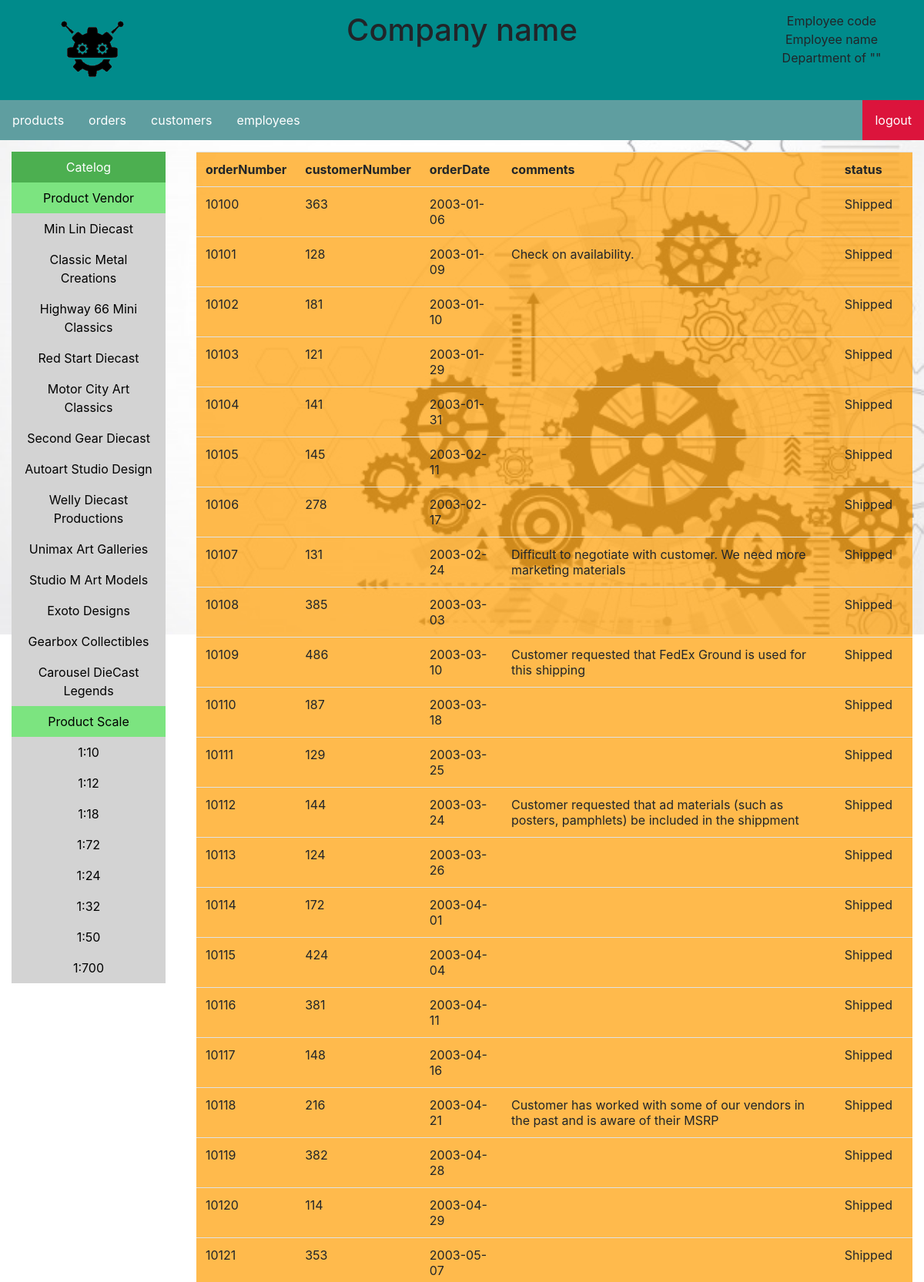
The page /1.php?category=orders (upper part) on the database its author committed.
### tables this page shows
CREATE TABLE `orders` (
  `orderNumber` int(11) NOT NULL,
  `orderDate` date NOT NULL,
  `requiredDate` date NOT NULL,
  `shippedDate` date DEFAULT NULL,
  `status` varchar(15) NOT NULL,
  `comments` text DEFAULT NULL,
  `customerNumber` int(11) NOT NULL
);

### display_table_rule.php (called while the page is built)
<?php
    function get_colum_display(string $table_name)
    {
        if($table_name=="products")
		{
			return "productCode,productName,buyPrice,quantityInStock,productVendor";
		}
		else if($table_name=="customers")
		{
			return "customerNumber,customerName,phone,salesRepEmployeeNumber,creditLimit";
		}
		else if($table_name=="orders")
		{
			return "orderNumber,customerNumber,orderDate,comments,status";
		}
		else if($table_name=="employees")
		{
			return "employeeNumber,firstName,lastName,officeCode,jobTitle";
		}
		return Null;
    }
?>

### 1.php (the view, shortened to what this page needs)
<?php
include "display_table_rule.php";
include "mysql_control.php";
$category = $_GET['category'];
$tablename = $category;
$display_colum = get_colum_display($tablename);
?>
<html>
    <head>
        <link rel="stylesheet" href="https://stackpath.bootstrapcdn.com/bootstrap/4.3.1/css/bootstrap.min.css">
        <link rel="stylesheet" type="text/css" href="css/main.css">
    </head>
    <body class="bg-image">
        <div class="row" style="margin:0px">
            <div class="column-left"><img src="image\logo.png" class="login-logo-image"></div>
            <div class="column-center"><h1>Company name</h1></div>
            <div class="column-right">
                Employee code<br>
                Employee name<br>
                Department of ""
            </div>
        </div>
        <ul class="ul-menu-bar">
            <li class="li-menu-bar"><a href="1.php?category=products">products</a></li>
            <li class="li-menu-bar"><a href="1.php?category=orders">orders</a></li>
            <li class="li-menu-bar"><a href="1.php?category=customers">customers</a></li>
            <li class="li-menu-bar"><a href="1.php?category=employees">employees</a></li>
            <li class="li-menu-bar" style="float:right"><a class="active" href="#about">logout</a></li>
        </ul>
		<div class="row" style="margin:0px">
			<div class="column-left-body">
				<ul class="ul-menu-list">
					<li class="li-menu-list"><a class="main-catelog" href="#home">Catelog</a></li>
					<li class="li-menu-list"><a class="sub-catelog" href="#news">Product Vendor</a></li>
					<?php
						$result = mysqli_query($con,"SELECT DISTINCT productVendor FROM `products`");
						while($data = mysqli_fetch_row($result))
						{
							echo "<li class='li-menu-list'><a href='1.php?category=products&productvendor=$data[0]'>$data[0]</a></li>";
						}
					?>
					<li class="li-menu-list"><a class="sub-catelog" href="#news">Product Scale</a></li>
					<?php
						$result = mysqli_query($con,"SELECT DISTINCT productScale FROM `products`");
						while($data = mysqli_fetch_row($result))
						{
							echo "<li class='li-menu-list'><a href='1.php?category=products&productscale=$data[0]'>$data[0]</a></li>";
						}
					?>
				</ul>
			</div>
			<div class="column-center-body">
				<table class="table table-hover" style="background-image: url('image/bg_table.png')">
            <tr>
                <?php
					$query = "SELECT $display_colum FROM $tablename WHERE";
					if(!empty($_GET['productvendor']))
					{
						$product_vendor = $_GET['productvendor'];
						$query .= " productVendor = '$product_vendor' ";
					}
					else if(!empty($_GET['productscale']))
					{
						$product_scale = $_GET['productscale'];
						$query .= " productScale = '$product_scale' ";
					}
					else
					{
						$query = substr($query,0,strlen($query)-5);
					}
					$result = mysqli_query($con,$query);
					while($field = mysqli_fetch_field($result))
                    {
							echo "<th>";
							echo $field->name;
							echo "</th>";
                    }
                ?>
            </tr>
				<?php
					$fieldcount=mysqli_num_fields($result);
					while($data = mysqli_fetch_row($result))
					{
						if($tablename=="products")
						{
							echo "<tr onclick=\"window.location='2.php?productCode=$data[0]'\">";
						}
						else if($tablename=="employees")
						{
							echo "<tr onclick=\"window.location='3.php?employeenumber=$data[0]'\">";
						}
						else
						{
							echo "<tr>";
						}
						for($i = 0;$i < $fieldcount;$i++)
						{
							echo "<td> $data[$i] </td>";
						}
						echo "</tr>";
					}
				?>
        </table>
			</div>
		</div>
    </body>
</html>

### css/main.css (style rules this page uses)
.bg-image { background-image: url("../image/bg.jpg"); background-repeat: no-repeat; background-position: center; background-size: cover; }
.login-logo-image { width: 100px; height: 100px; }
.ul-menu-bar { list-style-type: none; margin: 0; padding: 0; overflow: hidden; background-color: cadetblue; }
.li-menu-bar { float: left; }
.li-menu-bar a { display: block; color: white; text-align: center; padding: 14px 16px; text-decoration: none; }
.ul-menu-list { list-style-type: none; margin: 0; padding: 0; width: 200px; background-color: lightgray; }
.li-menu-list a { display: block; color: #000; padding: 8px 16px; text-decoration: none; }
.li-menu-list a.main-catelog { background-color: #4CAF50; color: white; }
.li-menu-list a.sub-catelog { background-color: rgb(124, 228, 128); color: black; }
.active { background-color: crimson; }
.column-left { text-align: center; background-color: darkcyan; padding: 15px; float: left; width: 20%; }
.column-center { text-align: center; background-color: darkcyan; padding: 15px; float: left; width: 60%; }
.column-right { text-align: center; background-color: darkcyan; padding: 15px; float: left; width: 20%; }
.column-left-body { text-align: center; padding: 15px; float: center; width: 20%; }
.column-center-body { text-align: center; padding: 15px; float: center; width: 80%; }
.row:after { content: ""; display: table; clear: both; }

### rows shown on the page
orders: orderNumber "10100", customerNumber "363", orderDate "2003-01-06", status "Shipped"
orders: orderNumber "10101", customerNumber "128", orderDate "2003-01-09", comments "Check on availability.", status "Shipped"
orders: orderNumber "10102", customerNumber "181", orderDate "2003-01-10", status "Shipped"
orders: orderNumber "10103", customerNumber "121", orderDate "2003-01-29", status "Shipped"
orders: orderNumber "10104", customerNumber "141", orderDate "2003-01-31", status "Shipped"
orders: orderNumber "10105", customerNumber "145", orderDate "2003-02-11", status "Shipped"
orders: orderNumber "10106", customerNumber "278", orderDate "2003-02-17", status "Shipped"
orders: orderNumber "10107", customerNumber "131", orderDate "2003-02-24", comments "Difficult to negotiate with customer. We need more marketing materials", status "Shipped"
orders: orderNumber "10108", customerNumber "385", orderDate "2003-03-03", status "Shipped"
orders: orderNumber "10109", customerNumber "486", orderDate "2003-03-10", comments "Customer requested that FedEx Ground is used for this shipping", status "Shipped"
orders: orderNumber "10110", customerNumber "187", orderDate "2003-03-18", status "Shipped"
orders: orderNumber "10111", customerNumber "129", orderDate "2003-03-25", status "Shipped"
orders: orderNumber "10112", customerNumber "144", orderDate "2003-03-24", comments "Customer requested that ad materials (such as posters, pamphlets) be included in the shippment", status "Shipped"
orders: orderNumber "10113", customerNumber "124", orderDate "2003-03-26", status "Shipped"
orders: orderNumber "10114", customerNumber "172", orderDate "2003-04-01", status "Shipped"
orders: orderNumber "10115", customerNumber "424", orderDate "2003-04-04", status "Shipped"
orders: orderNumber "10116", customerNumber "381", orderDate "2003-04-11", status "Shipped"
orders: orderNumber "10117", customerNumber "148", orderDate "2003-04-16", status "Shipped"
orders: orderNumber "10118", customerNumber "216", orderDate "2003-04-21", comments "Customer has worked with some of our vendors in the past and is aware of their MSRP", status "Shipped"
orders: orderNumber "10119", customerNumber "382", orderDate "2003-04-28", status "Shipped"
orders: orderNumber "10120", customerNumber "114", orderDate "2003-04-29", status "Shipped"
orders: orderNumber "10121", customerNumber "353", orderDate "2003-05-07", status "Shipped"

### other values the page prints
$data[0] "Min Lin Diecast"
$data[0] "Classic Metal Creations"
$data[0] "Highway 66 Mini Classics"
$data[0] "Red Start Diecast"
$data[0] "Motor City Art Classics"
$data[0] "Second Gear Diecast"
$data[0] "Autoart Studio Design"
$data[0] "Welly Diecast Productions"
$data[0] "Unimax Art Galleries"
$data[0] "Studio M Art Models"
$data[0] "Exoto Designs"
$data[0] "Gearbox Collectibles"
$data[0] "Carousel DieCast Legends"
$data[0] "1:10"
$data[0] "1:12"
